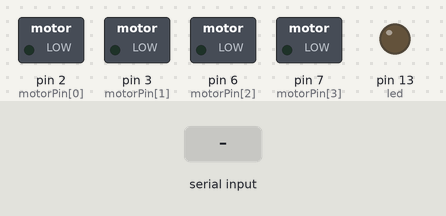
This sketch was run on a simulated Arduino Uno, built with avr-gcc and run on an emulated ATmega328P. Parts: switched loads named in the sketch (green lamp = pin HIGH), output pins drawn as LEDs (lit = HIGH). Dashed ring = blinking. The inputs (shaded band) are chosen by the test bench.

Above: at 1.2 s.
1.3 s: "1" received over Serial
At 2.1 s:
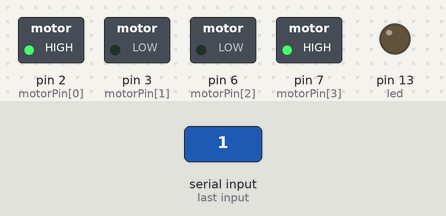
At 3.4 s:
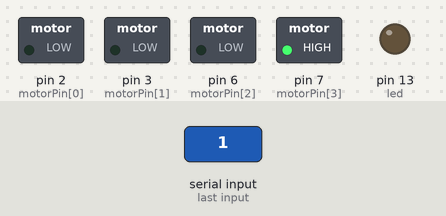
4.3 s: "2" received over Serial
At 4.56 s:
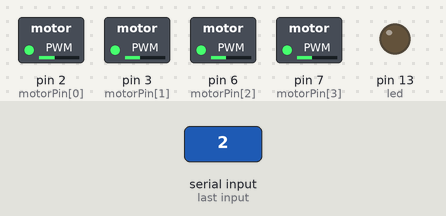
Timing chart, 0 to 7.3 s (numbered marks = the images above; inputs shaded):
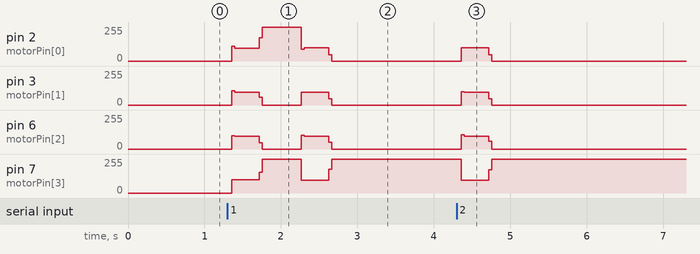

The sketch:

Drinking_fountain.ino
```cpp
int inf[4] = {8,9,10,11}; //四个检测高度红外对射
int button = 12;          //检测红外是否处于工作状态的红外对射
const int Trig = 4;       //超声波发射
const int Echo = 5;       //超声波接收
int motorPin[4] = {2,3,6,7};  //步进电机
const int led = 13;       //显示是否复位

void setup() {
  Serial.begin(9600);
  for(int i = 0 ; i < 4 ; i++)
  {
    pinMode(inf[i], INPUT);
    pinMode(motorPin[i], OUTPUT);
  }
  pinMode(Trig, OUTPUT);
  pinMode(Echo, INPUT);
  pinMode(led, OUTPUT);
}

int bottle_flag = 0;    //检测到杯子在直到杯子被拿走变回0
int t = 0;              //多t后才算正式触发（保护机制）
int m = 0;              //检测空杯（不用）
int start_flag = 0;     //标记是否已经开始放水
int flag;               //第几个红外被触发
int dis;                //水面与超声波高度
float last_dis;         //记录上次成功测到的dis
float remain_dis;       //剩余安全高度
int max_flag = -1;      //记录杯子高度
int motorSpeed = 1200;  //步进速度
int count = 0;          // 计算累积步数
int lookup[8] = {B01000, B01100, B00100, B00110,
B00010, B00011, B00001, B01001};//步进电机参数
char input;

/******************************************
*扫描红外对射端口是否触发，返回触发端口序号
*/

int scan()
{
  if(digitalRead(button) == HIGH)
  {
    for(int i = 0 ; i < 4 ; i++)
    {
      if(digitalRead(inf[i]) == LOW)
      {
        return i;
      }
    }
    return 6;    //6表示没有杯子
  }
  else return 5; //5表示红外不在工作
}

/******************************************
*超声波检测水面高度
*/
float wave()
{
  digitalWrite(Trig,LOW);
  delayMicroseconds(2);
  digitalWrite(Trig,HIGH);
  delayMicroseconds(10);
  digitalWrite(Trig,LOW);
  dis = pulseIn(Echo,HIGH)/58.00;
  if(dis == 0 || dis > 25) return last_dis;
  else
  {
    last_dis = dis;
    return dis;
  }
}

/******************************************
*无杯子时的待机状态
*/

int no_bottle()
{
  flag = scan();
  while(flag != 6 && flag != 5)
  {
    flag = scan();
    if(max_flag < flag) max_flag = flag;
    if(start_to_end() != 1) t++;
    Serial.print(flag);
    Serial.print("\t");
    Serial.println(t);
    if(t > 3)
    {
      t = 0;
      return 1;
    }
    delay(200);
  }
  if(flag == 5)
  {
    t = 0;
    Serial.println("off");
    delay(200);
    return no_bottle();
  }
  else if(flag == 6)
  {
    t = 0;
  }
  return 0;
}

/******************************************
*加水过程中的控制停水
*/
int start_to_end()
{
  dis = wave();
  Serial.print("\t");
  Serial.print("dis = ");
  Serial.println(dis);
  remain_dis = dis - (6.5+3.5*max_flag);
  Serial.print("remain_dis = ");
  Serial.println(remain_dis);
 // if(re() == 1) return 2;
  if(remain_dis <= 0)
  {
    max_flag = -1;
    return 1;
  }
  else
  {
    return 0;
  }
}

/******************************************
*步进电机一步函数
*/

void setOutput(int out)
{
  for(int i = 0 ; i < 4 ; i++)
    digitalWrite(motorPin[i], bitRead(lookup[out], i));
}

/******************************************
*步进电机顺时针转动，输入转动圈数
*/

void clockwise(double r)
{
  while(count < r*512)
  {
    for(int i = 7; i >= 0; i--)
    {
      setOutput(i);
      delayMicroseconds(motorSpeed);
    }
    count++;
  }
  count = 0;
}

/******************************************
步进电机逆时针转动，输入同上*/

void anticlockwise(double r)
{
  while(count < r*512)
  {
    for(int i = 0; i < 8; i++)
   {
      setOutput(i);
      delayMicroseconds(motorSpeed);
   }
   count++;
  }
  count = 0;
}

/******************************************
 * 点击
 */

 void Click(double num)
 {
  anticlockwise(num);
  delay(500);
  clockwise(num);
 }

/******************************************
 * 检测是否回到检测空杯状态
 */

 int re()
 {
  if(dis >= 21 && dis <= 23) m++;
  if(m >= 3)
  {
    m = 0;
    return 1;
  }
  else return 0;
 }


/******************************************
*主程序
*/

void loop() {

  input = Serial.read();
  if(input == '1')
     Click(0.08);
  else if(input == '2')
    clockwise(0.08);
  else if(input == '3')
    anticlockwise(0.08);
    /*
  if(no_bottle() == 0)
  {
    digitalWrite(led, HIGH);
    delay(200);
    return;
  }
  else
  {
    bottle_flag = 1;
    if(!start_flag && start_to_end() == 0 && bottle_flag == 1)
    {
      Serial.println("start");
      start_flag = 1;
      Click(0.08);
    }
  }
  while(start_to_end() == 0 && bottle_flag == 1)
  {
    delay(200);
  }
  if(start_flag)
  {
    Serial.println("end");
    bottle_flag = 0;
    start_flag = 0;
    Click(0.08);
    max_flag = -1;
  }
  digitalWrite(led, LOW);
  delay(5000);
  return;
  */
}
```

Measured:
- after the input at 1.3 s, pin 2 (motorPin[0]): 0/255 → 97/255 after 0.06 s, → 255/255 0.36 s later, → 99/255 0.54 s later, → 0/255 0.36 s later; pin 3 (motorPin[1]): 0/255 → 94/255 after 0.06 s, → 0/255 0.36 s later, → 97/255 0.54 s later, → 0/255 0.36 s later
- after the input at 4.3 s, pin 2 (motorPin[0]): 0/255 → 99/255 after 0.06 s, → 0/255 0.36 s later; pin 3 (motorPin[1]), pin 6 (motorPin[2]): 0/255 → 94/255 after 0.06 s, → 0/255 0.36 s later; pin 7 (motorPin[3]): 255/255 → 94/255 after 0.06 s, → 255/255 0.36 s later
